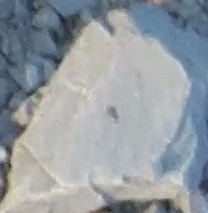
#> input picture data/stone1.jpg, 208 x 213 px, found by its file name
$ python helpers.py
#> lines starting #> are read from the running program, lines starting #| are printed output that depends on the picture
#> further down, image is the input picture: shape (213, 208, 3); mean B, G, R 161.9, 156.1, 149.2
import cv2
import numpy as np


def BrightnessAndContrastAuto(im_source, clipHistPercent=0):
#> called with clipHistPercent = 1
    histSize = 256
    minGray = 0
    maxGray = 0

    imgray = im_source.copy()
    if len(im_source.shape) == 3:
        imgray = cv2.cvtColor(im_source, cv2.COLOR_BGR2GRAY)
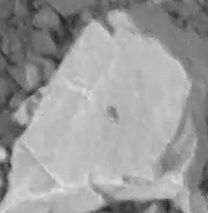
#> imgray: shape (213, 208); min 32, max 229, mean 154.7

    if clipHistPercent == 0:
        # keep full available range
        minGray, maxGray, min_pt, max_pt = cv2.minMaxLoc(imgray)
    else:
        histRange = [0, 256]
        uniform = True
        accumulate = False
        hist = cv2.calcHist([imgray], [0], None, [histSize], histRange, uniform, accumulate)
#> hist = 256 values, max 1637 at index 187, min 0 at index 0, mean 173.1
        print()
        accumulator = [0] * len(hist)
#> accumulator = 256 values from 0 to 0
        accumulator[0] = hist[0]
        for i in range(1, histSize):
            accumulator[i] = accumulator[i - 1] + hist[i]
#> after the loop, accumulator = 256 items, first 6: [0], [0], [0], [0], [0], [0]

        # locate points that cuts at required value
        max = accumulator[-1]
#> max = [44304]
        clipHistPercent *= (max / 100.0)
#> clipHistPercent = [443]
        clipHistPercent /= 2.0
#> clipHistPercent = [221.5]
        minGray = 0

        #  locate left cut
        while accumulator[minGray] < clipHistPercent:
            minGray += 1
#> this loop made 57 passes
#> after the loop, minGray = 57

        # locate right cut
        maxGray = histSize - 1
        while accumulator[maxGray] >= (max - clipHistPercent):
            maxGray -= 1
#> this loop made 46 passes
#> maxGray on passes 1 to 12: 254, 253, 252, 251, 250, 249, 248, 247, 246, 245, 244, 243
#> after the loop, maxGray = 209

    # current range
    inputRange = maxGray - minGray
#> inputRange = 152
    alpha = (histSize - 1) / inputRange
#> alpha = 1.68
    beta = -minGray * alpha
#> beta = -95.62

    dst = imgray.copy()
    cv2.convertScaleAbs(imgray, dst, alpha, beta)

    return dst


def MorphClose(im_source, size):
    # size = int(minThickess / 2)
    # size = 10
    anchor = (size, size)
    element = cv2.getStructuringElement(cv2.MORPH_ELLIPSE, (2 * size + 1, 2 * size + 1), anchor)

    dst = im_source.copy()
    cv2.morphologyEx(im_source, cv2.MORPH_CLOSE, element, dst, anchor)

    return dst


if __name__ == '__main__':
    image = cv2.imread('data/stone1.jpg', cv2.IMREAD_COLOR)
    dst = BrightnessAndContrastAuto(image, 1)
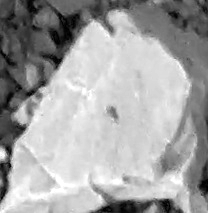
#> dst: shape (213, 208); min 0, max 255, mean 164
    # dst = MorphClose(image, 20)
    cv2.imshow("Result", dst)
    cv2.waitKey(0)

    # /**
    #  *  \brief Automatic brightness and contrast optimization with optional histogram clipping
    #  *  \param [in]src Input image GRAY or BGR or BGRA
    #  *  \param [out]dst Destination image
    #  *  \param clipHistPercent cut wings of histogram at given percent tipical=>1, 0=>Disabled
    #  *  \note In case of BGRA image, we won't touch the transparency
    # */
    # void BrightnessAndContrastAuto(const cv::Mat &src, cv::Mat &dst, float clipHistPercent=0)
    # {
    #
    #     CV_Assert(clipHistPercent >= 0);
    #     CV_Assert((src.type() == CV_8UC1) || (src.type() == CV_8UC3) || (src.type() == CV_8UC4));
    #
    #     int histSize = 256;
    #     float alpha, beta;
    #     double minGray = 0, maxGray = 0;
    #
    #     //to calculate grayscale histogram
    #     cv::Mat gray;
    #     if (src.type() == CV_8UC1) gray = src;
    #     else if (src.type() == CV_8UC3) cvtColor(src, gray, CV_BGR2GRAY);
    #     else if (src.type() == CV_8UC4) cvtColor(src, gray, CV_BGRA2GRAY);
    #     if (clipHistPercent == 0)
    #     {
    #         // keep full available range
    #         cv::minMaxLoc(gray, &minGray, &maxGray);
    #     }
    #     else
    #     {
    #         cv::Mat hist; //the grayscale histogram
    #
    #         float range[] = { 0, 256 };
    #         const float* histRange = { range };
    #         bool uniform = true;
    #         bool accumulate = false;
    #         calcHist(&gray, 1, 0, cv::Mat (), hist, 1, &histSize, &histRange, uniform, accumulate);
    #
    #         // calculate cumulative distribution from the histogram
    #         std::vector<float> accumulator(histSize);
    #         accumulator[0] = hist.at<float>(0);
    #         for (int i = 1; i < histSize; i++)
    #         {
    #             accumulator[i] = accumulator[i - 1] + hist.at<float>(i);
    #         }
    #
    #         // locate points that cuts at required value
    #         float max = accumulator.back();
    #         clipHistPercent *= (max / 100.0); //make percent as absolute
    #         clipHistPercent /= 2.0; // left and right wings
    #         // locate left cut
    #         minGray = 0;
    #         while (accumulator[minGray] < clipHistPercent)
    #             minGray++;
    #
    #         // locate right cut
    #         maxGray = histSize - 1;
    #         while (accumulator[maxGray] >= (max - clipHistPercent))
    #             maxGray--;
    #     }
    #
    #     // current range
    #     float inputRange = maxGray - minGray;
    #
    #     alpha = (histSize - 1) / inputRange;   // alpha expands current range to histsize range
    #     beta = -minGray * alpha;             // beta shifts current range so that minGray will go to 0
    #
    #     // Apply brightness and contrast normalization
    #     // convertTo operates with saurate_cast
    #     src.convertTo(dst, -1, alpha, beta);
    #
    #     // restore alpha channel from source
    #     if (dst.type() == CV_8UC4)
    #     {
    #         int from_to[] = { 3, 3};
    #         cv::mixChannels(&src, 4, &dst,1, from_to, 1);
    #     }
    #     return;
    # }

# void MorphClose(const Mat &imgIn,Mat &imgOut,int minThickess)
# {
#   int size = minThickess / 2;
#   Point anchor = Point(size, size);
#   Mat element = getStructuringElement(MORPH_ELLIPSE, Size(2 * size + 1, 2 * size + 1), anchor);
#   morphologyEx(imgIn, imgOut, MORPH_CLOSE, element, anchor);
# }

$ run again, with data/stone2.jpg copied over data/stone1.jpg
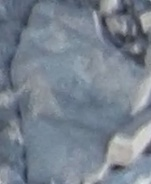
#> input picture data/stone2.jpg, 151 x 184 px, found by its file name
#> image is the input picture: shape (184, 151, 3); mean B, G, R 143, 130.5, 119.8
#> in BrightnessAndContrastAuto, `imgray = cv2.cvtColor(im_source, cv2.COLOR_BGR2GRAY)`:
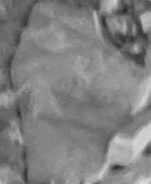
#> imgray: shape (184, 151); min 39, max 226, mean 128.7
#> hist = 256 values, max 586 at index 141, min 0 at index 0, mean 108.5
#> in BrightnessAndContrastAuto, `accumulator = [0] * len(hist)`: accumulator = 256 values from 0 to 0
#> after the loop in BrightnessAndContrastAuto, `for i in range(1, histSize):`: accumulator = 256 items, first 6: [0], [0], [0], [0], [0], [0]
#> max = [27784]
#> in BrightnessAndContrastAuto, `clipHistPercent *= (max / 100.0)`: clipHistPercent = [277.8]
#> in BrightnessAndContrastAuto, `clipHistPercent /= 2.0`: clipHistPercent = [138.9]
#> the loop in BrightnessAndContrastAuto, `while accumulator[minGray] < clipHistPercent:` made 62 passes
#> after the loop in BrightnessAndContrastAuto, `while accumulator[minGray] < clipHistPercent:`: minGray = 62
#> the loop in BrightnessAndContrastAuto, `while accumulator[maxGray] >= (max - clipHistPercent):` made 50 passes
#> maxGray on passes 1 to 8: 254, 253, 252, 251, 250, 249, 248, 247
#> after the loop in BrightnessAndContrastAuto, `while accumulator[maxGray] >= (max - clipHistPercent):`: maxGray = 205
#> inputRange = 143
#> alpha = 1.78
#> beta = -110.6
#> `dst = BrightnessAndContrastAuto(image, 1)`:
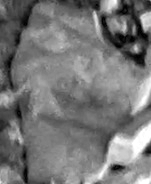
#> dst: shape (184, 151); min 0, max 255, mean 119

$ run again, with data/stone3.jpg copied over data/stone1.jpg
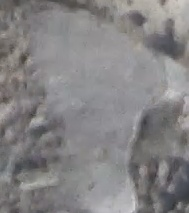
#> input picture data/stone3.jpg, 189 x 213 px, found by its file name
#> image is the input picture: shape (213, 189, 3); mean B, G, R 131.8, 130.9, 132.7
#> hist = 256 values, max 1107 at index 148, min 0 at index 0, mean 157.3
#> in BrightnessAndContrastAuto, `accumulator = [0] * len(hist)`: accumulator = 256 values from 0 to 0
#> after the loop in BrightnessAndContrastAuto, `for i in range(1, histSize):`: accumulator = 256 items, first 6: [0], [0], [0], [0], [0], [0]
#> max = [40257]
#> in BrightnessAndContrastAuto, `clipHistPercent *= (max / 100.0)`: clipHistPercent = [402.6]
#> in BrightnessAndContrastAuto, `clipHistPercent /= 2.0`: clipHistPercent = [201.3]
#> the loop in BrightnessAndContrastAuto, `while accumulator[minGray] < clipHistPercent:` made 71 passes
#> after the loop in BrightnessAndContrastAuto, `while accumulator[minGray] < clipHistPercent:`: minGray = 71
#> the loop in BrightnessAndContrastAuto, `while accumulator[maxGray] >= (max - clipHistPercent):` made 68 passes
#> maxGray on passes 1 to 8: 254, 253, 252, 251, 250, 249, 248, 247
#> after the loop in BrightnessAndContrastAuto, `while accumulator[maxGray] >= (max - clipHistPercent):`: maxGray = 187
#> inputRange = 116
#> alpha = 2.2
#> beta = -156.1
#> `dst = BrightnessAndContrastAuto(image, 1)`:
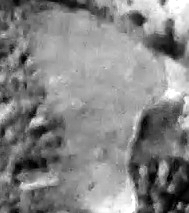
#> dst: shape (213, 189); min 0, max 255, mean 133.1

$ run again, with data/stone4.jpg copied over data/stone1.jpg
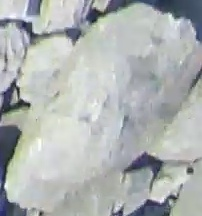
#> input picture data/stone4.jpg, 202 x 216 px, found by its file name
#> image is the input picture: shape (216, 202, 3); mean B, G, R 178, 178.9, 174.4
#> in BrightnessAndContrastAuto, `imgray = cv2.cvtColor(im_source, cv2.COLOR_BGR2GRAY)`:
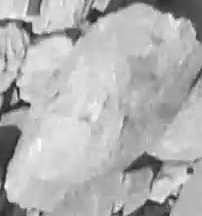
#> imgray: shape (216, 202); min 21, max 253, mean 177.5
#> hist = 256 values, max 1052 at index 195, min 0 at index 0, mean 170.4
#> in BrightnessAndContrastAuto, `accumulator = [0] * len(hist)`: accumulator = 256 values from 0 to 0
#> after the loop in BrightnessAndContrastAuto, `for i in range(1, histSize):`: accumulator = 256 items, first 6: [0], [0], [0], [0], [0], [0]
#> max = [43632]
#> in BrightnessAndContrastAuto, `clipHistPercent *= (max / 100.0)`: clipHistPercent = [436.3]
#> in BrightnessAndContrastAuto, `clipHistPercent /= 2.0`: clipHistPercent = [218.2]
#> the loop in BrightnessAndContrastAuto, `while accumulator[minGray] < clipHistPercent:` made 50 passes
#> after the loop in BrightnessAndContrastAuto, `while accumulator[minGray] < clipHistPercent:`: minGray = 50
#> the loop in BrightnessAndContrastAuto, `while accumulator[maxGray] >= (max - clipHistPercent):` made 25 passes
#> maxGray on passes 1 to 8: 254, 253, 252, 251, 250, 249, 248, 247
#> after the loop in BrightnessAndContrastAuto, `while accumulator[maxGray] >= (max - clipHistPercent):`: maxGray = 230
#> inputRange = 180
#> alpha = 1.42
#> beta = -70.83
#> `dst = BrightnessAndContrastAuto(image, 1)`:
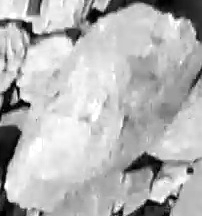
#> dst: shape (216, 202); min 0, max 255, mean 180.6
